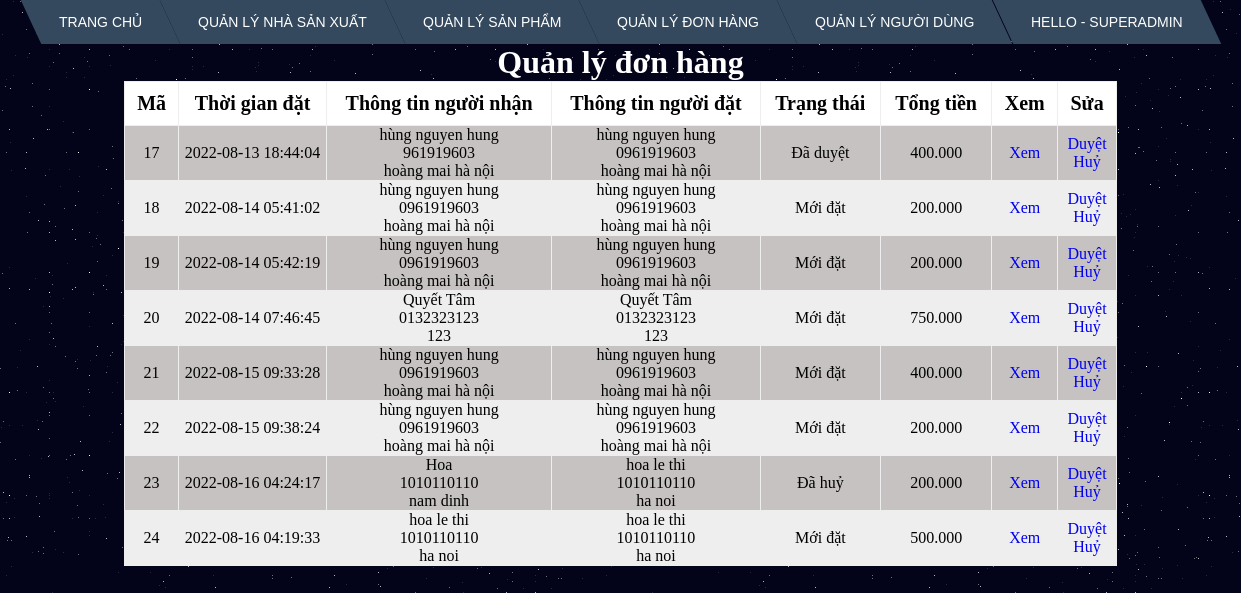
/admin/orders/index.php (signed in), run on an earlier commit of the app's database.
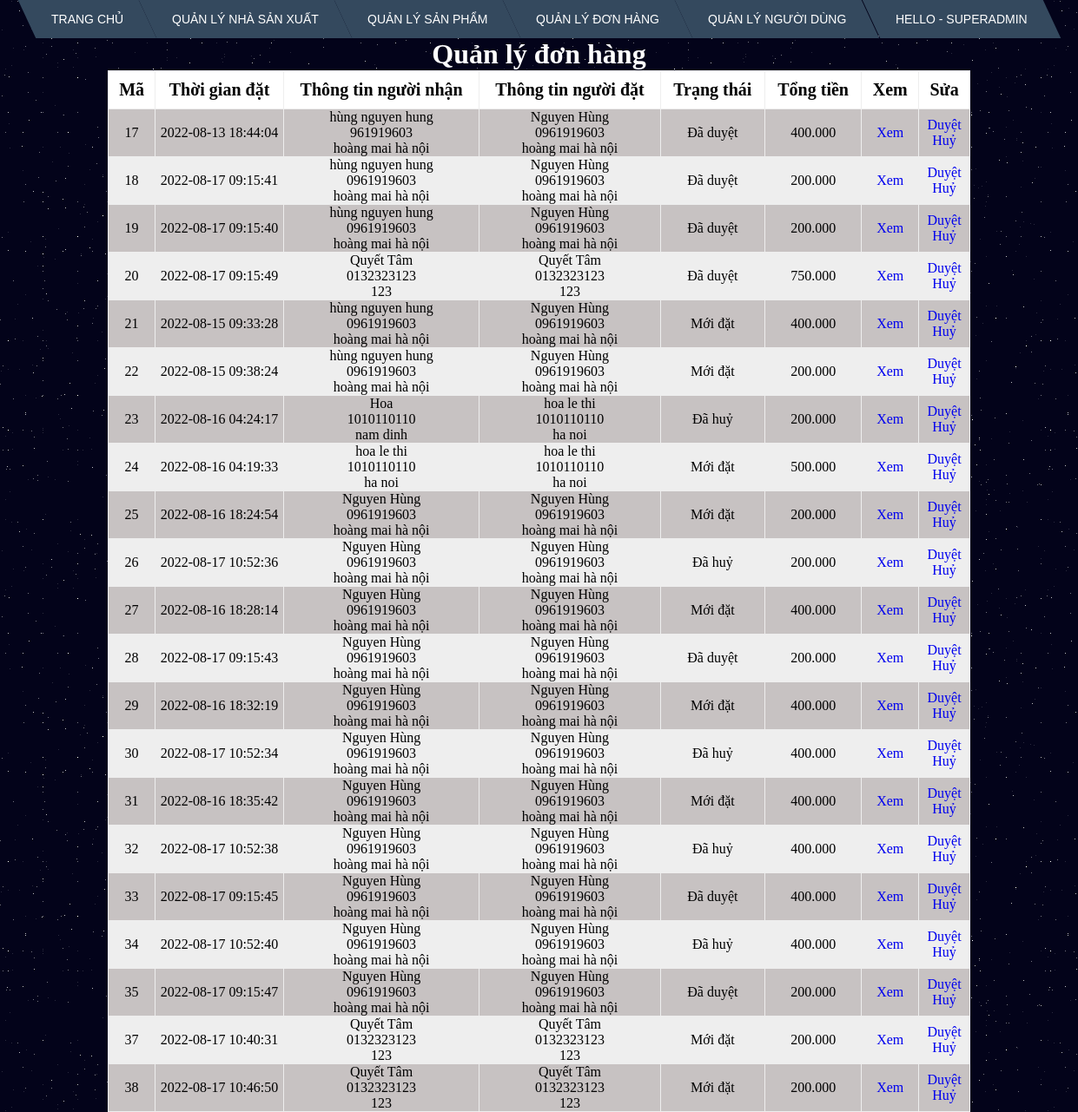
And on a later commit of the database.
### tables this page shows
CREATE TABLE `orders` (
  `id` int(11) NOT NULL,
  `customer_id` int(11) NOT NULL,
  `name_receiver` varchar(50) NOT NULL,
  `phone_receiver` varchar(20) NOT NULL,
  `address_receiver` text NOT NULL,
  `status` text NOT NULL,
  `created_at` timestamp NOT NULL DEFAULT current_timestamp() ON UPDATE current_timestamp(),
  `total_price` float NOT NULL
);

CREATE TABLE `customers` (
  `id` int(11) NOT NULL,
  `name` varchar(50) NOT NULL,
  `email` varchar(50) NOT NULL,
  `password` varchar(200) NOT NULL,
  `phone_number` varchar(15) NOT NULL,
  `address` varchar(200) NOT NULL,
  `token` varchar(50) DEFAULT NULL
);

### admin/orders/index.php (the view, shortened to what this page needs)
<!DOCTYPE html>
<html>
<head>
	<link rel="stylesheet" href="../css/menu.css">
	<link rel="stylesheet" href="../css/table.css"><link rel="stylesheet" href="../css/bg-galaxy.css">
</head>
<body>
<?php
require '../connect.php';
$sql = "select
orders.*,
customers.name,
customers.phone_number,
customers.address
from orders
join customers
on customers.id = orders.customer_id ORDER BY id";
$result = mysqli_query($connect,$sql);
?>
<?php include'../menu.php' ?>
<h1>Quản lý đơn hàng</h1>
<table border="1" width="100%">
	<tr>
		<th>Mã</th>
		<th>Thời gian đặt</th>
		<th>Thông tin người nhận</th>
		<th>Thông tin người đặt</th>
		<th>Trạng thái</th>
		<th>Tổng tiền</th>
		<th>Xem</th>
		<th>Sửa</th>
	</tr>
	<?php foreach ($result as $each): ?>
		<tr>
			<td><?php echo $each['id'] ?></td>
			<td><?php echo $each['created_at'] ?></td>
			<td>
				<?php echo $each['name_receiver'] ?><br>
				<?php echo $each['phone_receiver'] ?><br>
				<?php echo $each['address_receiver'] ?><br>
			</td>
			<td>
				<?php echo $each['name'] ?><br>
				<?php echo $each['phone_number'] ?><br>
				<?php echo $each['address'] ?><br>
			</td>
			<td>
				<?php
					switch ($each['status']) {
						case '0':
							echo "Mới đặt";
							break;
						case '1':
							echo "Đã duyệt";
							break;
						case '2':
							echo "Đã huỷ";
							break;
					}
				?>
			</td>
			<td><?php echo number_format($each['total_price'],0,',','.') ?></td>
			<td>
				<a href="detail.php?id=<?php echo $each['id'] ?>">
					Xem
				</a>
			</td>
			<td>
				<a href="update.php?id=<?php echo $each['id'] ?>&status=1">
					Duyệt
				</a>
				<br>
				<a href="update.php?id=<?php echo $each['id'] ?>&status=2">
					Huỷ
				</a>
			</td>
		</tr>
	<?php endforeach ?>
</table>
</body>
</html>

### admin/menu.php (shortened to what this page needs)
<ul class="menu cf">
    <li><a href="../root">Trang chủ</a></li>
    <li><a href="../manufacture">Quản lý nhà sản xuất</a></li>
    <li><a href="../products">Quản lý sản phẩm </a></li>
    <li><a href="../orders">Quản lý đơn hàng </a>
    </li>
    <li><a href="../customers">Quản lý người dùng </a></li>
    <li><a>Hello - <?php echo $_SESSION['name'] ?></a>
    </li>
</ul>

### admin/css/menu.css (style rules this page uses)
.cf:before, .cf:after { content: " "; display: table; }
.cf:after { clear: both; }
.cf { *zoom: 1; }
.menu, .submenu { margin: 0; padding: 0; list-style: none; }
.menu { margin:auto; width: 800px; width: -moz-fit-content; width: -webkit-fit-content; width: fit-content; }
.menu > li { background: #34495e; float: left; position: relative; transform: skewX(25deg); }
.menu a { display: block; color: #fff; text-transform: uppercase; text-decoration: none; font-family: Arial, Helvetica; font-size: 14px; }
.menu > li > a { transform: skewX(-25deg); padding: 1em 2em; }
h1 { color: #fff; }

### admin/css/table.css (style rules this page uses)
* { margin: 0; padding: 0; box-sizing: border-box; }
table { margin: auto; width: 80%; border:none; border-collapse: collapse; }
h1 { text-align: center; }
tr { text-align: center; }
tr:nth-child(odd) { background-color: #EEEEEE; }
tr:nth-child(even) { background-color: #c7c2c2; }
tr:first-child { background-color: #ffffff; }
tr:first-child th { padding: 10px; font-size: 20px; }
a { text-decoration: none; }

### admin/css/bg-galaxy.css (style rules this page uses)
body { background-color: #03031A; }

What changed in the data, as far as the page shows it:
changed through a linked row, orders id 17: customer.name "hùng nguyen hung" → "Nguyen Hùng"
changed orders id 18: created_at "2022-08-14 05:41:02" → "2022-08-17 09:15:41"; customer.name "hùng nguyen hung" → "Nguyen Hùng"; status "Mới đặt" → "Đã duyệt"
changed orders id 19: created_at "2022-08-14 05:42:19" → "2022-08-17 09:15:40"; customer.name "hùng nguyen hung" → "Nguyen Hùng"; status "Mới đặt" → "Đã duyệt"
changed orders id 20: created_at "2022-08-14 07:46:45" → "2022-08-17 09:15:49"; status "Mới đặt" → "Đã duyệt"
changed through a linked row, orders id 21: customer.name "hùng nguyen hung" → "Nguyen Hùng"
changed through a linked row, orders id 22: customer.name "hùng nguyen hung" → "Nguyen Hùng"
added orders: id "25", created_at "2022-08-16 18:24:54", name_receiver "Nguyen Hùng", phone_receiver "0961919603", address_receiver "hoàng mai hà nội", customer.name "Nguyen Hùng", customer.phone_number "0961919603", customer.address "hoàng mai hà nội", status "Mới đặt", total_price "200.000"
added orders: id "26", created_at "2022-08-17 10:52:36", name_receiver "Nguyen Hùng", phone_receiver "0961919603", address_receiver "hoàng mai hà nội", customer.name "Nguyen Hùng", customer.phone_number "0961919603", customer.address "hoàng mai hà nội", status "Đã huỷ", total_price "200.000"
added orders: id "27", created_at "2022-08-16 18:28:14", name_receiver "Nguyen Hùng", phone_receiver "0961919603", address_receiver "hoàng mai hà nội", customer.name "Nguyen Hùng", customer.phone_number "0961919603", customer.address "hoàng mai hà nội", status "Mới đặt", total_price "400.000"
added orders: id "28", created_at "2022-08-17 09:15:43", name_receiver "Nguyen Hùng", phone_receiver "0961919603", address_receiver "hoàng mai hà nội", customer.name "Nguyen Hùng", customer.phone_number "0961919603", customer.address "hoàng mai hà nội", status "Đã duyệt", total_price "200.000"
added orders: id "29", created_at "2022-08-16 18:32:19", name_receiver "Nguyen Hùng", phone_receiver "0961919603", address_receiver "hoàng mai hà nội", customer.name "Nguyen Hùng", customer.phone_number "0961919603", customer.address "hoàng mai hà nội", status "Mới đặt", total_price "400.000"
added orders: id "30", created_at "2022-08-17 10:52:34", name_receiver "Nguyen Hùng", phone_receiver "0961919603", address_receiver "hoàng mai hà nội", customer.name "Nguyen Hùng", customer.phone_number "0961919603", customer.address "hoàng mai hà nội", status "Đã huỷ", total_price "400.000"
added orders: id "31", created_at "2022-08-16 18:35:42", name_receiver "Nguyen Hùng", phone_receiver "0961919603", address_receiver "hoàng mai hà nội", customer.name "Nguyen Hùng", customer.phone_number "0961919603", customer.address "hoàng mai hà nội", status "Mới đặt", total_price "400.000"
added orders: id "32", created_at "2022-08-17 10:52:38", name_receiver "Nguyen Hùng", phone_receiver "0961919603", address_receiver "hoàng mai hà nội", customer.name "Nguyen Hùng", customer.phone_number "0961919603", customer.address "hoàng mai hà nội", status "Đã huỷ", total_price "400.000"
added orders: id "33", created_at "2022-08-17 09:15:45", name_receiver "Nguyen Hùng", phone_receiver "0961919603", address_receiver "hoàng mai hà nội", customer.name "Nguyen Hùng", customer.phone_number "0961919603", customer.address "hoàng mai hà nội", status "Đã duyệt", total_price "400.000"
added orders: id "34", created_at "2022-08-17 10:52:40", name_receiver "Nguyen Hùng", phone_receiver "0961919603", address_receiver "hoàng mai hà nội", customer.name "Nguyen Hùng", customer.phone_number "0961919603", customer.address "hoàng mai hà nội", status "Đã huỷ", total_price "400.000"
added orders: id "35", created_at "2022-08-17 09:15:47", name_receiver "Nguyen Hùng", phone_receiver "0961919603", address_receiver "hoàng mai hà nội", customer.name "Nguyen Hùng", customer.phone_number "0961919603", customer.address "hoàng mai hà nội", status "Đã duyệt", total_price "200.000"
added orders: id "37", created_at "2022-08-17 10:40:31", name_receiver "Quyết Tâm", phone_receiver "0132323123", address_receiver "123", customer.name "Quyết Tâm", customer.phone_number "0132323123", customer.address "123", status "Mới đặt", total_price "200.000"
added orders: id "38", created_at "2022-08-17 10:46:50", name_receiver "Quyết Tâm", phone_receiver "0132323123", address_receiver "123", customer.name "Quyết Tâm", customer.phone_number "0132323123", customer.address "123", status "Mới đặt", total_price "200.000"
